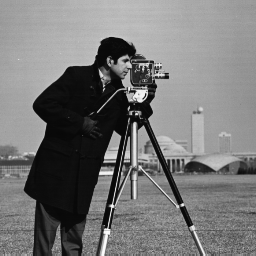
#> input picture Assignment1/images/cameraman.png, 256 x 256 px
$ jupyter execute --allow-errors q2.ipynb
#> lines starting #> are read from the running program, lines starting #| are printed output that depends on the picture
# Question 2

[cell 1]
import cv2 as cv
import numpy as np
import matplotlib.pyplot as plt
import copy

> ### linContrastStreching
>> The function *linConstrastStreching* linearly maps the original image range $(min(img)-max(img))$  to given range $(a-b)$ as $$ round(a + \frac{(img - min(img)) * (b - a)}{(max(img) - min(img))})$$

[cell 2]
def linContrastStretching(img, a, b):
    return np.uint8(np.round(a+(img-np.min(img))*((b-a)/(np.max(img) - np.min(img)))))

[cell 3]
def colorBar(img, k):
    colors, counts = np.unique(img.flatten().T, return_counts=True, axis=0)
    sort_ind = np.flip(np.argsort(counts))
    return colors[np.newaxis,sort_ind[0:k]]

[cell 4]
def plotImages(im1, cb1, im2, cb2):
    _, images = plt.subplots(2,2, figsize = (20,15))
    images[0][0].imshow(im1, cmap = 'gray', vmin = 0, vmax = 255)
    images[0][0].set_title('original')

    images[1][0].imshow(cb1, cmap = 'gray', vmin = 0, vmax = 255)
    images[1][0].set_title('colorbar - original')

    images[1][0].set_xticks(np.arange(-.5, cb1.shape[1], 1));
    images[1][0].set_yticks(np.arange(-.5, cb1.shape[0], 1));
    images[1][0].set_xticklabels(np.arange(0, cb1.shape[1]+1, 1))
    images[1][0].set_yticklabels(np.arange(1, cb1.shape[0]+1, 1))
    images[1][0].grid(color='w', linewidth=2)
    images[1][0].set_frame_on(False)

    images[0][1].imshow(im2, cmap = 'gray', vmin = 0, vmax = 255)
    images[0][1].set_title('contrast streched')

    images[1][1].imshow(cb2, cmap = 'gray', vmin = 0, vmax = 255)
    images[1][1].set_title('colorbar - contrast streched')

    images[1][1].set_xticks(np.arange(-.5, cb2.shape[1], 1));
    images[1][1].set_yticks(np.arange(-.5, cb2.shape[0], 1));
    images[1][1].set_xticklabels(np.arange(0, cb2.shape[1]+1, 1))
    images[1][1].set_yticklabels(np.arange(1, cb2.shape[0]+1, 1))
    images[1][1].grid(color='w', linewidth=1)
    images[1][1].set_frame_on(False)

    plt.show()

## Image 1
#### NOTE: color bar is most frequent color first

[cell 5]
img = cv.imread('./images/cameraman.png')
#> img is the input picture: shape (256, 256, 3); min 7, max 253, mean 118.7
out = linContrastStretching(copy.deepcopy(img), 10, 200)
#> in linContrastStretching, `return np.uint8(np.round(a+(img-np.min(img))*((b-a)/(np.max(img) - np...`:
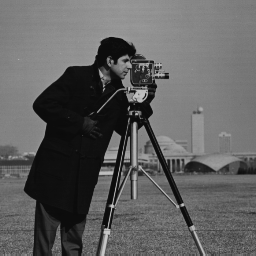
#> returned value: shape (256, 256, 3); min 10, max 200, mean 96.3
cb1 = colorBar(img, 10)
#> in colorBar, `colors, counts = np.unique(img.flatten().T, return_counts=True, axis=0)`: colors = 247 values from 7 to 253; counts = 247 values, max 5055 at index 7, min 3 at index 246, mean 796
#> in colorBar, `sort_ind = np.flip(np.argsort(counts))`: sort_ind = 247 values, max 246 at index 246, min 0 at index 242, mean 123
cb2 = colorBar(out, 10)

print(np.min(img), np.max(img))
#| 7 253

#> (a cell that did not finish here is left out)

## Image 2
#### NOTE: color bar is most frequent color first

[cell 7]
img = cv.imread('./images/iniac.jpg', cv.IMREAD_UNCHANGED)
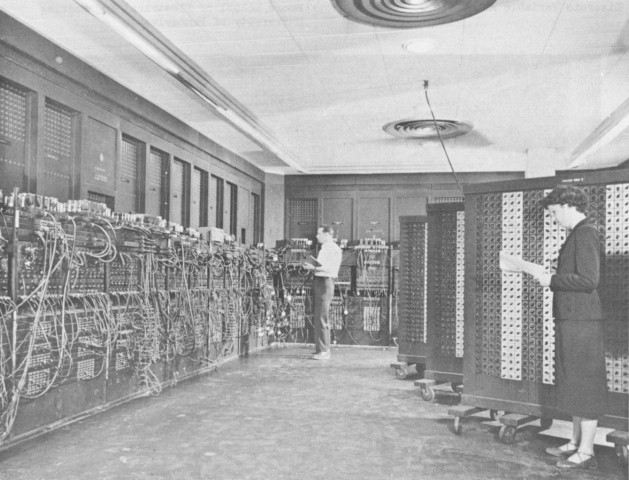
#> input picture Assignment1/images/iniac.jpg, 629 x 480 px
#> img is the input picture: shape (480, 629, 3); min 60, max 247, mean 166
out = linContrastStretching(copy.deepcopy(img), 50, 100)
#> call 2 of linContrastStretching, with a = 50, b = 100
#> in linContrastStretching (call 2), `return np.uint8(np.round(a+(img-np.min(img))*((b-a)/(np.max(img) - np...`:
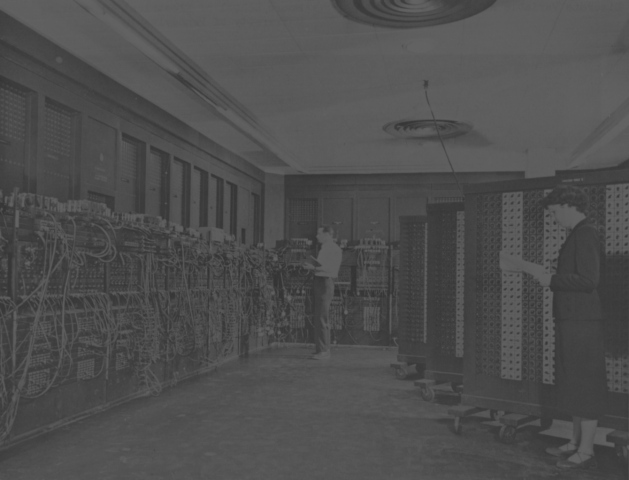
#> returned value: shape (480, 629, 3); min 50, max 100, mean 78.3
cb1 = colorBar(img, 10)
cb2 = colorBar(out, 10)

print(np.min(img), np.max(img))
#| 60 247

#> (a cell that did not finish here is left out)

## Image 3
#### NOTE: color bar is most frequent color first

[cell 9]
img = cv.imread('./images/hist_choice.jpg', cv.IMREAD_UNCHANGED)
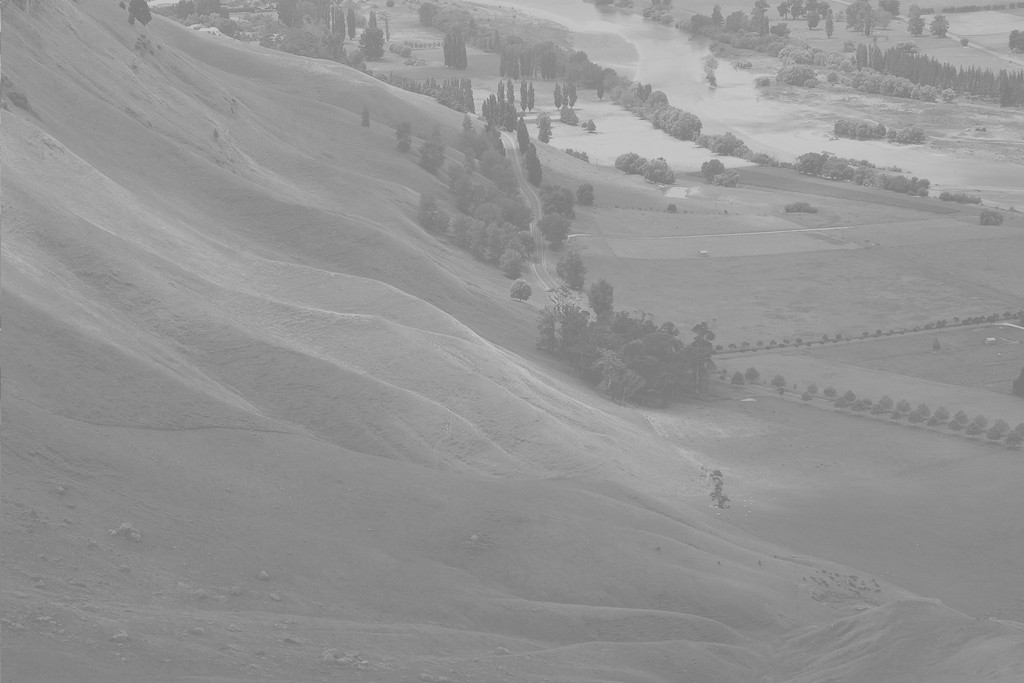
#> input picture Assignment1/images/hist_choice.jpg, 1024 x 683 px
#> img is the input picture: shape (683, 1024, 3); min 114, max 208, mean 148
out = linContrastStretching(copy.deepcopy(img), 10, 200)
#> call 3 of linContrastStretching, with a = 10, b = 200
#> in linContrastStretching (call 3), `return np.uint8(np.round(a+(img-np.min(img))*((b-a)/(np.max(img) - np...`:
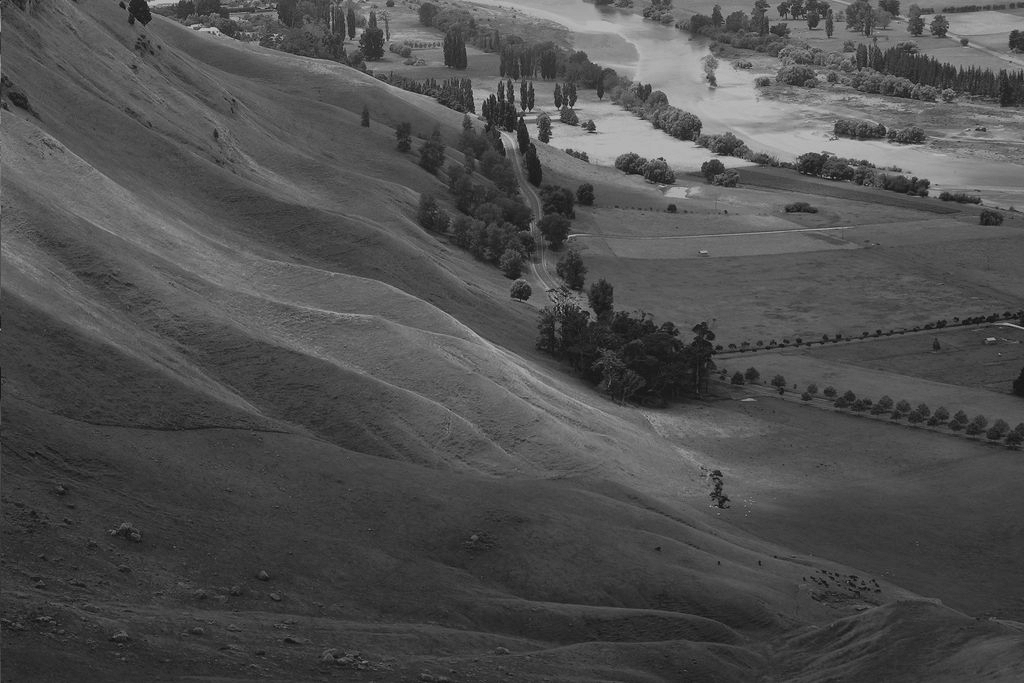
#> returned value: shape (683, 1024, 3); min 10, max 200, mean 78.8
cb1 = colorBar(img, 10)
cb2 = colorBar(out, 10)

print(np.min(img), np.max(img))
#| 114 208
